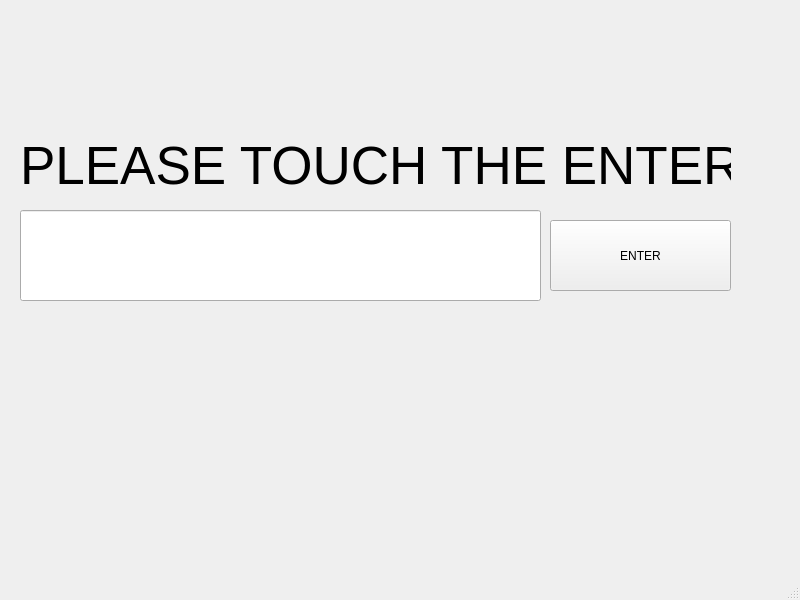
<?xml version="1.0" encoding="UTF-8"?>
<ui version="4.0">
 <class>MainWindow</class>
 <widget class="QMainWindow" name="MainWindow">
  <property name="geometry">
   <rect>
    <x>0</x>
    <y>0</y>
    <width>800</width>
    <height>600</height>
   </rect>
  </property>
  <property name="windowTitle">
   <string>MainWindow</string>
  </property>
  <widget class="QWidget" name="centralwidget">
   <widget class="QLineEdit" name="inputShow">
    <property name="geometry">
     <rect>
      <x>20</x>
      <y>210</y>
      <width>521</width>
      <height>91</height>
     </rect>
    </property>
   </widget>
   <widget class="QPushButton" name="ENTER">
    <property name="geometry">
     <rect>
      <x>550</x>
      <y>220</y>
      <width>181</width>
      <height>71</height>
     </rect>
    </property>
    <property name="text">
     <string>ENTER</string>
    </property>
   </widget>
   <widget class="QLabel" name="RESULT">
    <property name="geometry">
     <rect>
      <x>20</x>
      <y>130</y>
      <width>711</width>
      <height>71</height>
     </rect>
    </property>
    <property name="font">
     <font>
      <pointsize>40</pointsize>
     </font>
    </property>
    <property name="text">
     <string>PLEASE TOUCH THE ENTER</string>
    </property>
   </widget>
  </widget>
  <widget class="QMenuBar" name="menubar">
   <property name="geometry">
    <rect>
     <x>0</x>
     <y>0</y>
     <width>800</width>
     <height>28</height>
    </rect>
   </property>
  </widget>
  <widget class="QStatusBar" name="statusbar"/>
 </widget>
 <resources/>
 <connections/>
</ui>
